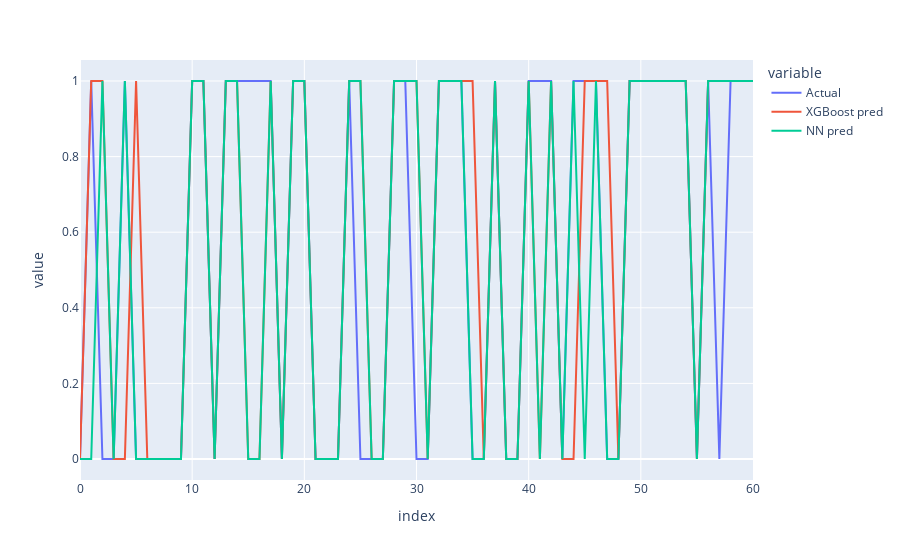

This figure's notebook cell:
### Code cell
import plotly.express as px

results = pd.DataFrame({'Actual': Y_test, 'XGBoost pred': y_pred_xgb, 'NN pred': y_pred.squeeze()})

fig = px.line(results, y=results.columns[0:3])
fig.show()

### Figure 1 — Plotly figure (JSON) as saved in the notebook; plotly's stock layout.template omitted (floating-point values rounded to 4 significant figures)
{"data": [{"hovertemplate": "variable=Actual<br>index=%{x}<br>value=%{y}<extra></extra>", "legendgroup": "Actual", "line": {"color": "#636efa", "dash": "solid"}, "marker": {"symbol": "circle"}, "mode": "lines", "name": "Actual", "orientation": "v", "showlegend": true, "type": "scatter", "x": [0, 1, 2, 3, 4, 5, 6, 7, 8, 9, 10, 11, 12, 13, 14, 15, 16, 17, 18, 19, 20, 21, 22, 23, 24, 25, 26, 27, 28, 29, 30, 31, 32, 33, 34, 35, 36, 37, 38, 39, 40, 41, 42, 43, 44, 45, 46, 47, 48, 49, 50, 51, 52, 53, 54, 55, 56, 57, 58, 59, 60], "xaxis": "x", "y": [0.0, 1.0, 0.0, 0.0, 1.0, 0.0, 0.0, 0.0, 0.0, 0.0, 1.0, 1.0, 0.0, 1.0, 1.0, 1.0, 1.0, 1.0, 0.0, 1.0, 1.0, 0.0, 0.0, 0.0, 1.0, 0.0, 0.0, 0.0, 1.0, 1.0, 0.0, 0.0, 1.0, 1.0, 1.0, 0.0, 0.0, 1.0, 0.0, 0.0, 1.0, 1.0, 1.0, 0.0, 1.0, 1.0, 1.0, 0.0, 0.0, 1.0, 1.0, 1.0, 1.0, 1.0, 1.0, 0.0, 1.0, 0.0, 1.0, 1.0, 1.0], "yaxis": "y"}, {"hovertemplate": "variable=XGBoost pred<br>index=%{x}<br>value=%{y}<extra></extra>", "legendgroup": "XGBoost pred", "line": {"color": "#EF553B", "dash": "solid"}, "marker": {"symbol": "circle"}, "mode": "lines", "name": "XGBoost pred", "orientation": "v", "showlegend": true, "type": "scatter", "x": [0, 1, 2, 3, 4, 5, 6, 7, 8, 9, 10, 11, 12, 13, 14, 15, 16, 17, 18, 19, 20, 21, 22, 23, 24, 25, 26, 27, 28, 29, 30, 31, 32, 33, 34, 35, 36, 37, 38, 39, 40, 41, 42, 43, 44, 45, 46, 47, 48, 49, 50, 51, 52, 53, 54, 55, 56, 57, 58, 59, 60], "xaxis": "x", "y": [0.0, 1.0, 1.0, 0.0, 0.0, 1.0, 0.0, 0.0, 0.0, 0.0, 1.0, 1.0, 0.0, 1.0, 1.0, 0.0, 0.0, 1.0, 0.0, 1.0, 1.0, 0.0, 0.0, 0.0, 1.0, 1.0, 0.0, 0.0, 1.0, 1.0, 1.0, 0.0, 1.0, 1.0, 1.0, 1.0, 0.0, 1.0, 0.0, 0.0, 1.0, 0.0, 1.0, 0.0, 0.0, 1.0, 1.0, 1.0, 0.0, 1.0, 1.0, 1.0, 1.0, 1.0, 1.0, 0.0, 1.0, 1.0, 1.0, 1.0, 1.0], "yaxis": "y"}, {"hovertemplate": "variable=NN pred<br>index=%{x}<br>value=%{y}<extra></extra>", "legendgroup": "NN pred", "line": {"color": "#00cc96", "dash": "solid"}, "marker": {"symbol": "circle"}, "mode": "lines", "name": "NN pred", "orientation": "v", "showlegend": true, "type": "scatter", "x": [0, 1, 2, 3, 4, 5, 6, 7, 8, 9, 10, 11, 12, 13, 14, 15, 16, 17, 18, 19, 20, 21, 22, 23, 24, 25, 26, 27, 28, 29, 30, 31, 32, 33, 34, 35, 36, 37, 38, 39, 40, 41, 42, 43, 44, 45, 46, 47, 48, 49, 50, 51, 52, 53, 54, 55, 56, 57, 58, 59, 60], "xaxis": "x", "y": [0.0, 0.0, 1.0, 0.0, 1.0, 0.0, 0.0, 0.0, 0.0, 0.0, 1.0, 1.0, 0.0, 1.0, 1.0, 0.0, 0.0, 1.0, 0.0, 1.0, 1.0, 0.0, 0.0, 0.0, 1.0, 1.0, 0.0, 0.0, 1.0, 1.0, 1.0, 0.0, 1.0, 1.0, 1.0, 0.0, 0.0, 1.0, 0.0, 0.0, 1.0, 0.0, 1.0, 0.0, 1.0, 0.0, 1.0, 0.0, 0.0, 1.0, 1.0, 1.0, 1.0, 1.0, 1.0, 0.0, 1.0, 1.0, 1.0, 1.0, 1.0], "yaxis": "y"}], "layout": {"legend": {"title": {"text": "variable"}, "tracegroupgap": 0}, "margin": {"t": 60}, "xaxis": {"anchor": "y", "domain": [0, 1], "title": {"text": "index"}}, "yaxis": {"anchor": "x", "domain": [0, 1], "title": {"text": "value"}}}}
